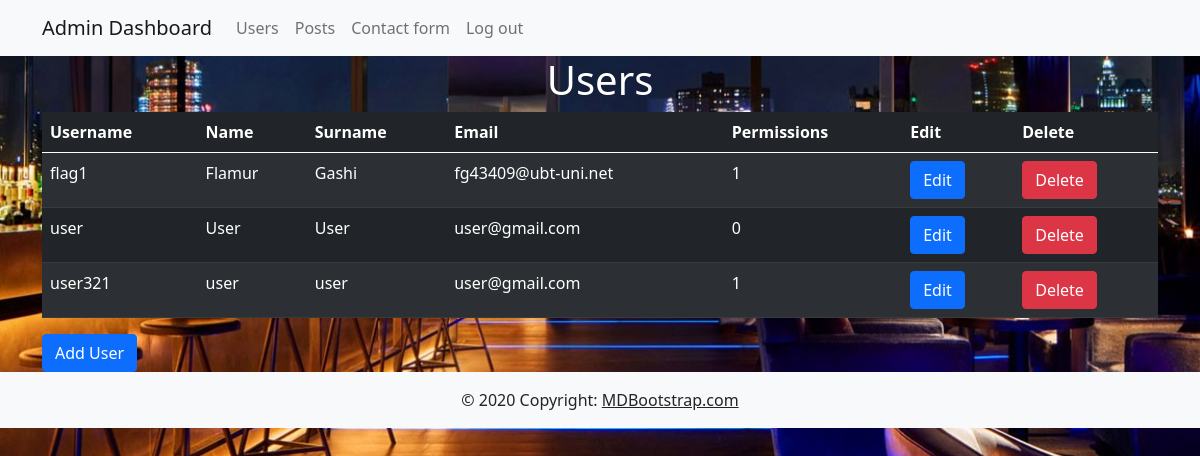
/admin/index.php (signed in), run on the app's committed database.
### tables this page shows
CREATE TABLE `users` (
  `user_id` int(11) NOT NULL,
  `username` varchar(255) NOT NULL,
  `name` varchar(255) NOT NULL,
  `surname` varchar(255) NOT NULL,
  `email` varchar(255) NOT NULL,
  `password` varchar(255) NOT NULL,
  `permission` int(11) NOT NULL
);

### admin/users.php (the view, shortened to what this page needs)
<?php
    require '../includes/dbconnect.php';
    $query = $pdo->query('SELECT * FROM users');
    $users = $query->fetchAll();
    if($_SESSION['permission']==1){
?>
<!DOCTYPE html>
<html lang="en">
<head>
    <link rel="stylesheet" href="../css/bacground2.css">
</head>
<body>
<div class="container">
    <h1 style="color: white; text-align:center;">Users</h1>
    <table class="table table-striped table-dark">
        <thead>
            <tr>
                <th scope="col ">Username</th>
                <th scope="col">Name</th>
                <th scope="col">Surname</th>
                <th scope="col">Email</th>
                <th scope="col">Permissions</th>
                <th scope="col">Edit</th>
                <th scope="col">Delete</th>
            </tr>
        </thead>
        <tbody>
            <?php foreach ($users as $user) : ?>
                <tr>
                    <td><?php echo $user['username']; ?></td>
                    <td><?php echo $user['name']; ?></td>
                    <td><?php echo $user['surname']; ?></td>
                    <td><?php echo $user['email']; ?></td>
                    <td><?php echo $user['permission']; ?></td>
                    <td><a href="index.php?page=edit_user&id=<?php echo $user['user_id']; ?>" class="btn btn-primary">Edit</a></td>
                    <td><a href="index.php?page=delete_user&id=<?php echo $user['user_id']; ?>" class="btn btn-danger">Delete</a></td>
                </tr>
            <?php endforeach; ?>
        </tbody>
    </table>
    <a href="index.php?page=add_users&id=<?php echo $user['user_id'];?>" class="btn btn-primary">Add User</a>
</div>
<?php
    } else {
        header ('Location: ../contact.php');
    }
?>
</body>
</html>
<?php
    include 'includes/footer.php';
?>

### css/bacground2.css (style rules this page uses)
body { background-image: url(../img/homepage.jpg); background-position: center; background-repeat: no-repeat; background-size: 2000px 1000px; background-position: center; background-repeat: repeat; }

### data on the page
users: username "flag1", name "Flamur", surname "Gashi", email "fg43409@ubt-uni.net", permission "1"
users: username "user", name "User", surname "User", email "user@gmail.com", permission "0"
users: username "user321", name "user", surname "user", email "user@gmail.com", permission "1"
